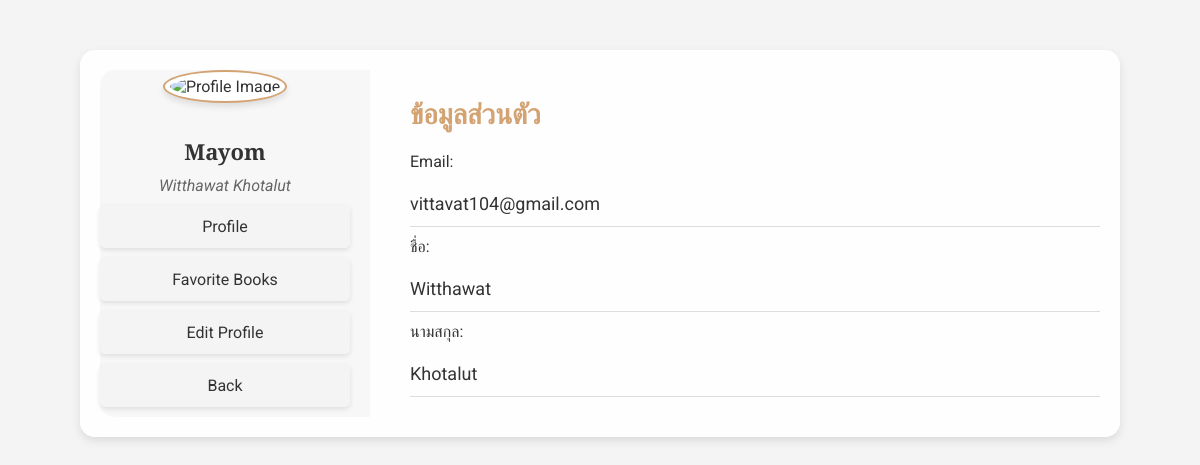
The app's page /account.php (signed in) with its own data.
### tables this page shows
CREATE TABLE `users` (
  `user_id` int(11) NOT NULL,
  `email` varchar(255) NOT NULL,
  `first_name` varchar(100) NOT NULL,
  `last_name` varchar(100) NOT NULL,
  `username` varchar(100) NOT NULL,
  `password` varchar(255) NOT NULL,
  `profile_image` varchar(255) DEFAULT NULL,
  `created_at` timestamp NULL DEFAULT current_timestamp(),
  `role` varchar(10) DEFAULT 'user'
);

### account.php (the view, shortened to what this page needs)
<?php
include('db.php');
$user_id = $_SESSION['user_id'];
$sql_user = "SELECT username, email, first_name, last_name FROM users WHERE user_id = ?";
$stmt_user = $conn->prepare($sql_user);
$stmt_user->bind_param("i", $user_id);
$stmt_user->execute();
$stmt_user->bind_result($username, $email, $first_name, $last_name);
$sql_image = "SELECT image_path FROM user_images WHERE user_id = ?";
$stmt_image = $conn->prepare($sql_image);
$stmt_image->bind_param("i", $user_id);
$stmt_image->execute();
$stmt_image->bind_result($profile_image);
if (!$profile_image) {
    $profile_image = 'userimg/default_profile.png';
}
?>
<!DOCTYPE html>
<html lang="en">
<head>
</head>
<body>
<div class="account-container">
    <div class="sidebar">
        <img src="userimg/<?php echo $profile_image; ?>" alt="Profile Image">
        <h2><?php echo $username; ?></h2>
        <p><?php echo $first_name . " " . $last_name; ?></p>
        <a href="account.php" class="active">Profile</a>
        <a href="favorite_books.php">Favorite Books</a>
        <a href="edit_profile.php">Edit Profile</a>
        <a href="index.php">Back</a>
    </div>
    <div class="content">
        <h3>ข้อมูลส่วนตัว</h3>
        <label>Email:</label>
        <div class="info-field"><?php echo $email; ?></div>
        <label>ชื่อ:</label>
        <div class="info-field"><?php echo $first_name; ?></div>
        <label>นามสกุล:</label>
        <div class="info-field"><?php echo $last_name; ?></div>
    </div>
</div>
</body>
</html>

### account.php (style rules this page uses)
body { font-family: 'Roboto', sans-serif; background-color: #f4f4f4; margin: 0; padding: 0; color: #333; background-image: url('bg-image.jpg'); background-size: cover; background-position: center; }
.account-container { display: flex; max-width: 1000px; margin: 50px auto; background-color: rgba(255, 255, 255, 0.9); border-radius: 15px; box-shadow: 0 4px 10px rgba(0, 0, 0, 0.1); padding: 20px; backdrop-filter: blur(10px); }
.sidebar { width: 250px; padding-right: 20px; text-align: center; background-color: rgba(247, 247, 247, 0.9); border-radius: 15px 0 0 15px; position: relative; }
.sidebar img { width: 150px; height: 150px; border-radius: 50%; margin-bottom: 15px; object-fit: cover; background-color: white; padding: 5px; box-shadow: 0 4px 6px rgba(0, 0, 0, 0.1); border: 2px solid #d4a373; }
.sidebar h2 { font-size: 22px; margin-bottom: 10px; color: #333; font-family: 'Playfair Display', serif; }
.sidebar p { margin: 5px 0; color: #666; font-style: italic; }
.sidebar a { display: block; margin: 10px 0; padding: 12px; background-color: #f4f4f4; color: #333; text-decoration: none; border-radius: 5px; transition: transform 0.3s ease, background-color 0.3s ease; box-shadow: 0 2px 5px rgba(0, 0, 0, 0.1); }
.content { flex: 1; padding-left: 40px; font-family: 'Roboto', sans-serif; border-radius: 0 15px 15px 0; }
.content h3 { font-size: 28px; color: #d4a373; margin-bottom: 20px; }
.content .info-field { width: 100%; padding: 12px 0; margin: 10px 0; border-bottom: 1px solid #ddd; font-size: 18px; color: #333; }

### records on screen
users: username "Mayom", first_name "Witthawat", last_name "Khotalut", email "vittavat104@gmail.com"
